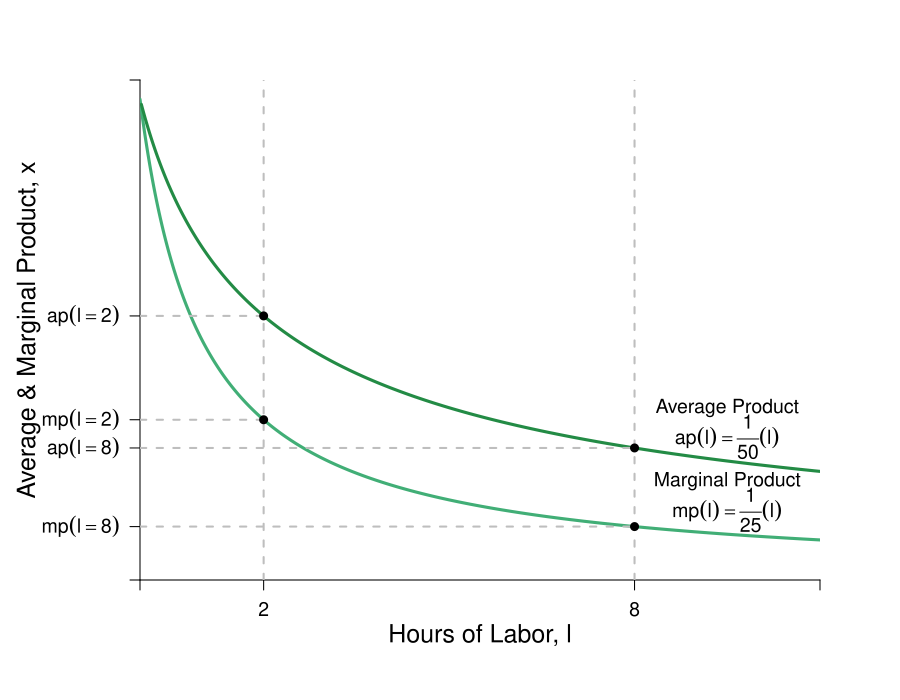

Write R code to recreate this figure.
require(shape)
pdf(file = "bfh-textbook/indmarketdemand/production_drs_apmp.pdf", width = 9, height = 7)

#Set parameters for graphics
axislabelsize <- 1.5
graphlabelsize <- 1.2
graphlinewidth <- 3
segmentlinewidth <- 2

COL <- c("#7fc97f", "#beaed4", "#fdc086", "#ffff99", "#386cb0", "#f0027f", "#bf5b17", "#666666")
COLA <- c("#99d8c9","#66c2a4","#41ae76", "#238b45", "#005824")
COLB <- c("#4eb3d3", "#2b8cbe", "#0868ac","#084081")

#Edited the margins to cater for the larger LHS labels
par(mar =  c(6, 7, 4, 4))


prodFn <- function(l, k = 0.5) {
  k*log(l + 1)
}

MprodFn <- function(l, k = 0.5) {
  k*(1/(l + 1))
}

AprodFn <- function(l, k = 0.5) {
  (k*log(l + 1))/l
}

Mpline <- function(l, constant = 0.3181472, slope = 0.125){
  constant + slope*l
}
xlims <- c(0, 11)
ylims <- c(0, 0.52)

npts <- 501 
x <- seq(xlims[1], xlims[2], length.out = npts)
y <- seq(ylims[1], ylims[2], length.out = npts) 
a <- c(13, 15, 17)

plot(0, 0, xlim = xlims, ylim = ylims, type = "n",
     xlab = expression(paste("")),
     ylab = expression(paste("")), 
     xaxt = "n", 
     yaxt = "n", 
     #cex.lab = 1.5, 
     #cex.axis = 0.8, 
     bty = "n",
     xaxs="i", 
     yaxs="i")

# ticksy <- seq(from = 0, to = ylims[2], by = 0.25)
# ylabels <- seq(from = 0, to = ylims[2], by = 0.25)
# ticksx <- seq(from = 0, to = xlims[2], by = 1)
# xlabels <- seq(from = 0, to = xlims[2], by = 1)
ticksy <- c(0, AprodFn(l = 2, k = 0.5), MprodFn(l = 2, k = 0.5), AprodFn(l = 8, k = 0.5), MprodFn(l = 8, k = 0.5), ylims[2])
ylabels <- c(NA, expression(paste(ap(l==2))), expression(paste(mp(l==2))), expression(paste(ap(l==8))), expression(paste(mp(l==8))), NA)
ticksx <- c(0, 2, 8, xlims[2])
xlabels <- c(NA, 2, 8, NA)

axis(1, at = ticksx, pos = 0, labels = xlabels, cex.axis = graphlabelsize)
axis(2, at = ticksy, pos = 0, labels = ylabels, las = 1, cex.axis = graphlabelsize)

npts <- 500 
xx1 <- seq(xlims[1], xlims[2], length.out = npts)

xx3 <- seq(1, 3, length.out = npts)
xx4 <- seq(5, 7, length.out = npts)

#lines(xx1, prodFn(xx1, k = 0.5), col = COLB[4], lwd = graphlinewidth)
lines(xx1, MprodFn(xx1, k = 0.5), col = COLA[3], lwd = graphlinewidth)
lines(xx1, AprodFn(xx1, k = 0.5), col = COLA[4], lwd = graphlinewidth)
#lines(xx3, Mpline(xx3, constant = prodFn(l = 2, k = 0.02, alpha = 2) - 2*MprodFn(l = 2, k = 0.02, alpha = 2), slope = MprodFn(l = 2, k = 0.02, alpha = 2)), col = "gray", lty = 2, lwd = graphlinewidth)
#lines(xx4, Mpline(xx4, constant = prodFn(l = 8, k = 0.02, alpha = 2) - 6*MprodFn(l = 8, k = 0.02, alpha = 2), slope = MprodFn(l = 8, k = 0.02)), col = "gray", lty = 2, lwd = graphlinewidth)

#Axis Labels
mtext(expression(paste("Hours of Labor, ", l)), side = 1, line = 2.5, cex = axislabelsize)
text(-1.8, 0.5*ylims[2], expression(paste("Average & Marginal Product, ", x)), xpd = TRUE, cex = axislabelsize, srt = 90) 

#Margin
#segments(0, MprodFn(l = 8, k = 0.02, alpha = 2), 6, MprodFn(l = 8, k = 0.02, alpha = 2), lty = 2, col = "gray" , lwd = segmentlinewidth)
#segments(6, 0, 6, MprodFn(l = 8, k = 0.02, alpha = 2), lty = 2, col = "gray" , lwd = segmentlinewidth)
segments(8, 0, 8, ylims[2], lty = 2, col = "gray" , lwd = segmentlinewidth)
segments(0, MprodFn(l = 8, k = 0.5), 8, MprodFn(l = 8, k = 0.5), lty = 2, col = "gray" , lwd = segmentlinewidth)
segments(0, AprodFn(l = 8, k = 0.5), 8, AprodFn(l = 8, k = 0.5), lty = 2, col = "gray" , lwd = segmentlinewidth)
points(8, MprodFn(l = 8, k = 0.5), pch = 16, col = "black", cex = 1.2)
points(8, AprodFn(l = 8, k = 0.5), pch = 16, col = "black", cex = 1.2)
segments(2, 0, 2, ylims[2], lty = 2, col = "gray" , lwd = segmentlinewidth)
segments(0, MprodFn(l = 2, k = 0.5), 2, MprodFn(l = 2, k = 0.5), lty = 2, col = "gray" , lwd = segmentlinewidth)
segments(0, AprodFn(l = 2, k = 0.5), 2, AprodFn(l = 2, k = 0.5), lty = 2, col = "gray" , lwd = segmentlinewidth)
points(2, MprodFn(l = 2, k = 0.5), pch = 16, col = "black", cex = 1.2)
points(2, AprodFn(l = 2, k = 0.5), pch = 16, col = "black", cex = 1.2)

#Average
#segments(0, AprodFn(l = 2, k = 0.02, alpha = 2), 2, AprodFn(l = 2, k = 0.02, alpha = 2), lty = 2, col = "gray" , lwd = segmentlinewidth)
#segments(2, 0, 2, AprodFn(l = 2, k = 0.02, alpha = 2), lty = 2, col = "gray" , lwd = segmentlinewidth)
#segments(0, 0, 2, AprodFn(l = 2, k = 0.02, alpha = 2), lty = 2, col = COLB[4] , lwd = segmentlinewidth)
#points(2, AprodFn(l = 2, k = 0.02, alpha = 2), pch = 16, col = "black", cex = 1.5)


#Label the iso-welfare functions for the HG, Aisha
text(8.2, 1.1, expression(paste("Total Product")))
text(8.2, 1, expression(x == frac(1,50)*(l)^2))


#Marginal Product
#text(6, 0.1, expression(paste("Slope of tangent line")))
text(9.5, MprodFn(l = 9.5, k = 0.5) + 0.055, expression(paste("Marginal Product")), cex = graphlabelsize)
text(9.5, MprodFn(l = 9.5, k = 0.5) + 0.025, expression(paste(mp(l) == frac(1,25)*(l) )), cex = graphlabelsize)
#Arrows(4.7, 0.075, 2.3, 0.075, col = "black", lty = 1, lwd = 2, arr.type = "triangle", arr.lwd = 0.5)
#Arrows(6, 0.13, 6, 0.67, col = "black", lty = 1, lwd = 2, arr.type = "triangle", arr.lwd = 0.5)

#Average Product
text(9.5, AprodFn(l = 9.5, k = 0.5) + 0.055, expression(paste("Average Product")), cex = graphlabelsize)
text(9.5, AprodFn(l = 9.5, k = 0.5) + 0.025, expression(paste(ap(l) == frac(1,50)*(l) )), cex = graphlabelsize)
#Arrows(1.5, prodFn(l = 8, k = 0.02, alpha = 2) - 0.175, 1.5, prodFn(l = 2, k = 0.02, alpha = 2) + 0.01 , col = "black", lty = 1, lwd = 2, arr.type = "triangle", arr.lwd = 0.5)
#Arrows(2.8, prodFn(l = 8, k = 0.02, alpha = 2) - 0.125, 4.75, prodFn(l = 8, k = 0.02, alpha = 2) - 0.125, col = "black", lty = 1, lwd = 2, arr.type = "triangle", arr.lwd = 0.5)



dev.off()
